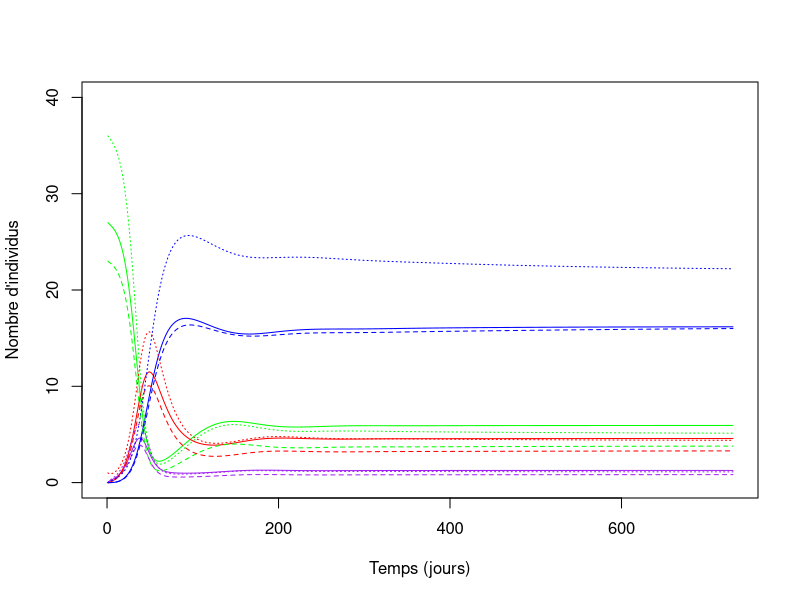
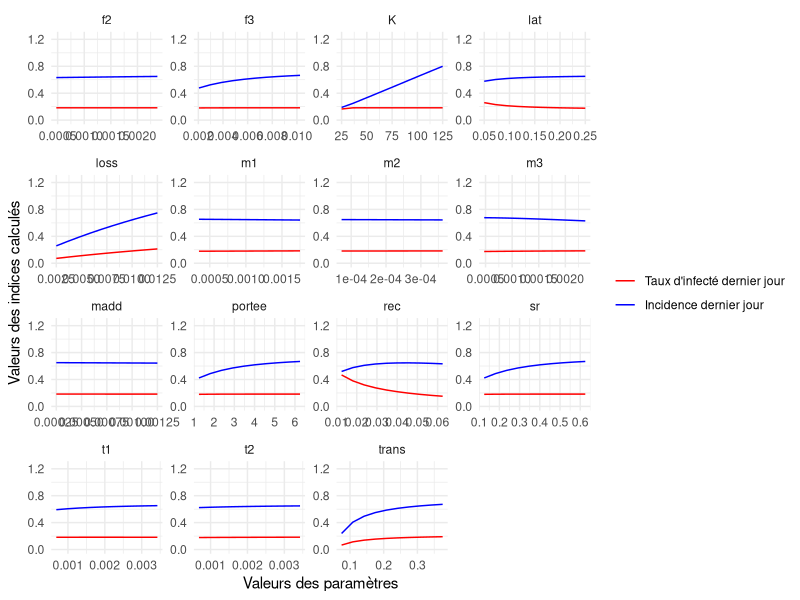
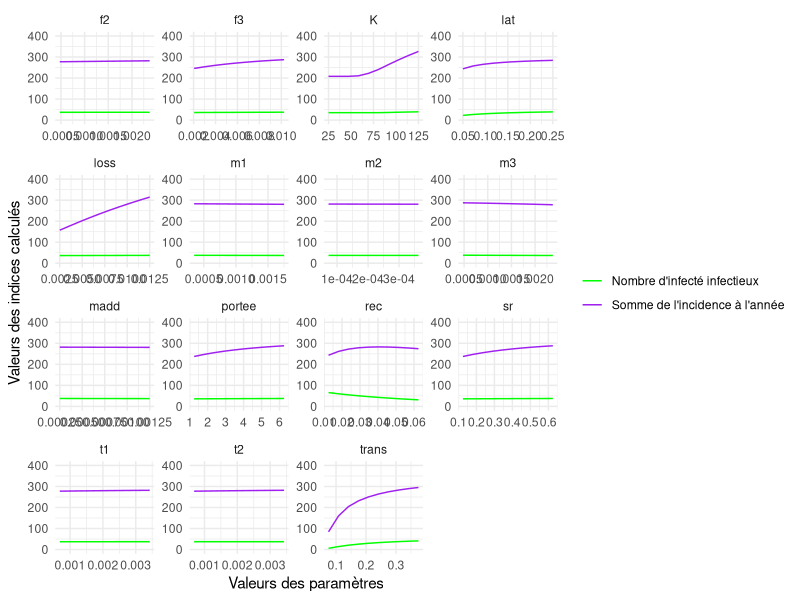

Write R code to recreate these figures, in order.
## ---- chunk 1
knitr::opts_chunk$set(echo = TRUE)
## ---- chunk 2
modAppli <- function(parametre){  

  # CONDITIONS DE SIMULATION
  temps = 2*365; # nb de pas de temps (en jours)
  # initialisation pour la sauvegarde de 4 sorties ponctuelles pour chaque jeu de parametres
  sorties <- matrix(0, nrow=nrow(parametre), ncol=4)
  #initialisation pour la sauvegarde des dynamique de la population
  sortiepop=matrix(0,16,2*365)

  # boucle des scenarios de l'echantillonnage de l'AS
  for (i in 1:nrow(parametre)) { 

    # STRUCTURE & PARAMETRES DU MODELE

    # XX
    K = parametre[i,1];		# xx
    sr = parametre[i,2];	# xx
    m1 = parametre[i,3];	# mort naturelle classe 1
    m2 = parametre[i,4];	# mort naturelle classe 2
    m3 = parametre[i,5];	# mort naturelle classe 3
    f2 = parametre[i,6];	# xx
    f3 = parametre[i,7];	# xx
    portee = parametre[i,8];	# xx
    t1 = parametre[i,9];	# xx
    t2 = parametre[i,10];	# xx

    # XX
    trans = parametre[i,11]; # tx transmission
    lat = parametre[i,12];	# latence
    rec = parametre[i,13];	# xx
    loss = parametre[i,14];	# xx
    madd = parametre[i,15];	# xx

    # INITIALISATION
    MAT <- array(0, dim=c(4,4,temps)); # nb indiv par classe d'age en ligne (derniere ligne = pop tot), etat de sante en colonne, pas de temps (dimension 3)
    nvinf <- array(0, dim=c(temps));
    
    #Plot
    plot(x = NA, y = NA, xlim = c(0, 730), ylim = c(0, 40),
         type = "n", xlab = "Temps (jours)", ylab = "Nombre d'individus")

    # conditions initiales (la population est a sa structure d'equilibre, calculee par ailleurs)
    MAT[1,1,1] <- 27; # xx
    MAT[2,1,1] <- 23; # xx
    MAT[3,1,1] <- 36; # xx
    MAT[3,3,1] <- 1;  # xx
    # effectifs par etat de sante
    MAT[4,1,1] <- sum(MAT[1:3,1,1]); MAT[4,2,1] <- sum(MAT[1:3,2,1]); MAT[4,3,1] <- sum(MAT[1:3,3,1]); MAT[4,4,1] <- sum(MAT[1:3,4,1]);

    #condition initiale
    sortiepop[1,1]=27
    sortiepop[5,1]=23
    sortiepop[9,1]=36
    sortiepop[11,1]=1
    sortiepop[13,1]=sortiepop[1,1]+sortiepop[5,1]+sortiepop[9,1]
    sortiepop[14,1]=sortiepop[2,1]+sortiepop[6,1]+sortiepop[10,1]
    sortiepop[15,1]=sortiepop[3,1]+sortiepop[7,1]+sortiepop[11,1]
    sortiepop[16,1]=sortiepop[4,1]+sortiepop[8,1]+sortiepop[12,1]
    
    # SIMULATIONS
    # boucle du temps
    for (t in 1:(temps-1)) { 
     # classe d'age 1 (nouveau-ne)
      # RQ : les naissances sont XX, les nouveaux nes etant dans l'etat XX
      N <- sum(MAT[4,,t]);	# taille de la pop en t
	MAT[1,1,t+1] <- MAT[1,1,t]*(1-m1-t1-trans*MAT[4,3,t]/N) + loss*MAT[1,4,t]      + max(0, sr*portee*(sum(MAT[2,,t])*f2 + sum(MAT[3,,t])*f3) * (1 - N/K)); 
	MAT[1,2,t+1] <- MAT[1,2,t]*(1-m1-t1-lat)			  + trans*MAT[1,1,t]*MAT[4,3,t]/N; 
	MAT[1,3,t+1] <- MAT[1,3,t]*(1-m1-madd-t1-rec)  		  + lat*MAT[1,2,t]; 
	MAT[1,4,t+1] <- MAT[1,4,t]*(1-m1-t1-loss) 		  + rec*MAT[1,3,t]; 
     # classe d'age 2 (jeune)
	MAT[2,1,t+1] <- MAT[1,1,t]*t1	+ MAT[2,1,t]*(1-m2-t2-trans*MAT[4,3,t]/N) + loss*MAT[2,4,t];
	MAT[2,2,t+1] <- MAT[1,2,t]*t1	+ MAT[2,2,t]*(1-m2-t2-lat)			+ trans*MAT[2,1,t]*MAT[4,3,t]/N;
	MAT[2,3,t+1] <- MAT[1,3,t]*t1	+ MAT[2,3,t]*(1-m2-madd-t2-rec)		+ lat*MAT[2,2,t];
	MAT[2,4,t+1] <- MAT[1,4,t]*t1	+ MAT[2,4,t]*(1-m2-t2-loss)			+ rec*MAT[2,3,t];
     # classe d'age 3 (adulte)
	MAT[3,1,t+1] <- MAT[2,1,t]*t2	+ MAT[3,1,t]*(1-m3-trans*MAT[4,3,t]/N) 	+ loss*MAT[3,4,t];
	MAT[3,2,t+1] <- MAT[2,2,t]*t2	+ MAT[3,2,t]*(1-m3-lat)				+ trans*MAT[3,1,t]*MAT[4,3,t]/N;
	MAT[3,3,t+1] <- MAT[2,3,t]*t2	+ MAT[3,3,t]*(1-m3-madd-rec)			+ lat*MAT[3,2,t];
	MAT[3,4,t+1] <- MAT[2,4,t]*t2	+ MAT[3,4,t]*(1-m3-loss)			+ rec*MAT[3,3,t];
     # calcul des effectifs par etat de sante
	MAT[4,1,t+1] <- sum(MAT[1:3,1,t+1]); 
	MAT[4,2,t+1] <- sum(MAT[1:3,2,t+1]); 
	MAT[4,3,t+1] <- sum(MAT[1:3,3,t+1]); 
	MAT[4,4,t+1] <- sum(MAT[1:3,4,t+1]);
	nvinf[t+1]   <- trans*MAT[4,1,t]*MAT[4,3,t]/N

	#NN
	sortiepop[1,t+1]=MAT[1,1,t+1]
	sortiepop[2,t+1]=MAT[1,2,t+1]
	sortiepop[3,t+1]=MAT[1,3,t+1]
	sortiepop[4,t+1]=MAT[1,4,t+1]
  #J
	sortiepop[5,t+1]=MAT[2,1,t+1]
	sortiepop[6,t+1]=MAT[2,2,t+1]
	sortiepop[7,t+1]=MAT[2,3,t+1]
	sortiepop[8,t+1]=MAT[2,4,t+1]
  #A
	sortiepop[9,t+1]=MAT[3,1,t+1]
	sortiepop[10,t+1]=MAT[3,2,t+1]
	sortiepop[11,t+1]=MAT[3,3,t+1]
	sortiepop[12,t+1]=MAT[3,4,t+1]
  #pop totale
	sortiepop[13,t+1]=MAT[4,1,t+1]#sain
	sortiepop[14,t+1]=MAT[4,2,t+1]#IN
	sortiepop[15,t+1]=MAT[4,3,t+1]#II
	sortiepop[16,t+1]=MAT[4,4,t+1]#R
	
    }# fin boucle temps

    # sorties ponctuelles a analyser
    # taux des infectes au dernier jours
    sortie1 <- (MAT[4,2,temps]+MAT[4,3,temps])/sum(MAT[4,,temps])
    # incidence du dernier jour
    sortie2 <- nvinf[temps]
    # nbr max d'infectes infectieux sur les 2 ans
    sortie3 <- max(MAT[4,3,1:temps])
    # incidence sur l'année
    sortie4 <- sum(nvinf[1:365])
    
    sorties[i,1] <- sortie1;
    sorties[i,2] <- sortie2;
    sorties[i,3] <- sortie3;
    sorties[i,4] <- sortie4;
    
  }# fin boucle scenarios AS
  lines(sortiepop[1,],col="green")
  lines(sortiepop[2,],col="purple")
  lines(sortiepop[3,],col="red")
  lines(sortiepop[4,],col="blue")
  lines(sortiepop[5,],lty = 2,col="green")
  lines(sortiepop[6,],lty = 2,col="purple")
  lines(sortiepop[7,],lty = 2,col="red")
  lines(sortiepop[8,],lty = 2,col="blue")
  lines(sortiepop[9,],lty = 3,col="green")
  lines(sortiepop[10,],lty = 3,col="purple")
  lines(sortiepop[11,],lty = 3,col="red")
  lines(sortiepop[12,],lty = 3,col="blue")
  #lines(sortiepop[13,],col="green")
  #lines(sortiepop[14,],col="purple")
  #lines(sortiepop[15,],col="red")
  #lines(sortiepop[16,],col="blue")
  
  return(sorties)
} # fin fonction du modele

# END
ValNominale = c(100, 0.5, 0.0014, 0.00029, 0.0019, 0.0019, 0.0082, 5, 1/365, 
                1/365, 0.3, 1/5, 1/20, 1/100, 0.001)

Par=matrix(ValNominale,nrow=1,ncol=15)
sol = modAppli(Par)
## ---- chunk 3
rm(list=ls())
graphics.off()
## ---- chunk 4
modAppli <- function(parametre){  

  # CONDITIONS DE SIMULATION
  temps = 2*365; # nb de pas de temps (en jours)
  # initialisation pour la sauvegarde de 4 sorties ponctuelles pour chaque jeu de parametres
  sorties <- matrix(0, nrow=nrow(parametre), ncol=4)

  # boucle des scenarios de l'?chantillonnage de l'AS
  for (i in 1:nrow(parametre)) { 

    # STRUCTURE & PARAMETRES DU MODELE

    # Parametres demographiques
    K = parametre[i,1];		    # Nombre maximal d'individus que le milieu peut supporter
    sr = parametre[i,2];	    # Sex-ratio
    m1 = parametre[i,3];	    # Mortalité naturelle des nouveaux-nés
    m2 = parametre[i,4];	    # Mortalité naturelle des jeunes
    m3 = parametre[i,5];	    # Mortalité naturelle des adultes
    f2 = parametre[i,6];	    # Taux de fécondité des jeunes
    f3 = parametre[i,7];	    # Taux de fécondité des adultes
    portee = parametre[i,8];	# Effectif maximal d'une portée
    t1 = parametre[i,9];	    # Probabilité de passage de la classe d'âge "nouveau-né" à "jeune"
    t2 = parametre[i,10];	    # Probabilité de passage de la classe d'âge "jeune" à "adulte"

    # Parametres lies a l'agent pathogène
    trans = parametre[i,11];  # Force d'infection
    lat = parametre[i,12];	  # Taux de la latence
    rec = parametre[i,13];	  # Taux de passage à un état d'immmunité
    loss = parametre[i,14];	  # Taux de passage d'un état d'immunité à un état sensible (sain)
    madd = parametre[i,15];	  # Mortalité lié à l'infection par l'AP

    # INITIALISATION
    MAT <- array(0, dim=c(4,4,temps)); # nb indiv par classe d'age en ligne (derniere ligne = pop tot), etat de sante en colonne, pas de temps (dimension 3)
    nvinf <- array(0, dim=c(temps));
    # conditions initiales (la population est a sa structure d'equilibre, calculee par ailleurs)
    MAT[1,1,1] <- 27; # Effectif des individus nouveaux-nes sains le premier jour
    MAT[2,1,1] <- 23; # Effectif des individus jeunes sains le premier jour
    MAT[3,1,1] <- 36; # Effectif des individus adultes sains le premier jour 
    MAT[3,3,1] <- 1;  # Effectif des individus adultes infectes infectieux le premier jour

    # Effectifs par etat de sante
    MAT[4,1,1] <- sum(MAT[1:3,1,1]); MAT[4,2,1] <- sum(MAT[1:3,2,1]); MAT[4,3,1] <- sum(MAT[1:3,3,1]); MAT[4,4,1] <- sum(MAT[1:3,4,1]);

    # SIMULATIONS
    # Boucle du temps
    for (t in 1:(temps-1)) { 
     # Classe d'age Nouveau-né
      # RQ : les naissances sont XX, les nouveaux nes etant dans l'etat NN
      N <- sum(MAT[4,,t]);	# Taille de la pop en t
      MAT[1,1,t+1] <- MAT[1,1,t]*(1-m1-t1-trans*MAT[4,3,t]/N) + loss*MAT[1,4,t]      + max(0, sr*portee*(sum(MAT[2,,t])*f2 + sum(MAT[3,,t])*f3) * (1 - N/K)); 
      MAT[1,2,t+1] <- MAT[1,2,t]*(1-m1-t1-lat)			  + trans*MAT[1,1,t]*MAT[4,3,t]/N; 
      MAT[1,3,t+1] <- MAT[1,3,t]*(1-m1-madd-t1-rec)  		  + lat*MAT[1,2,t]; 
      MAT[1,4,t+1] <- MAT[1,4,t]*(1-m1-t1-loss) 		  + rec*MAT[1,3,t]; 
     # classe d'age Jeune
      MAT[2,1,t+1] <- MAT[1,1,t]*t1	+ MAT[2,1,t]*(1-m2-t2-trans*MAT[4,3,t]/N) + loss*MAT[2,4,t];
      MAT[2,2,t+1] <- MAT[1,2,t]*t1	+ MAT[2,2,t]*(1-m2-t2-lat)			+ trans*MAT[2,1,t]*MAT[4,3,t]/N;
      MAT[2,3,t+1] <- MAT[1,3,t]*t1	+ MAT[2,3,t]*(1-m2-madd-t2-rec)		+ lat*MAT[2,2,t];
      MAT[2,4,t+1] <- MAT[1,4,t]*t1	+ MAT[2,4,t]*(1-m2-t2-loss)			+ rec*MAT[2,3,t];
     # classe d'age Adulte
      MAT[3,1,t+1] <- MAT[2,1,t]*t2	+ MAT[3,1,t]*(1-m3-trans*MAT[4,3,t]/N) 	+ loss*MAT[3,4,t];
      MAT[3,2,t+1] <- MAT[2,2,t]*t2	+ MAT[3,2,t]*(1-m3-lat)				+ trans*MAT[3,1,t]*MAT[4,3,t]/N;
      MAT[3,3,t+1] <- MAT[2,3,t]*t2	+ MAT[3,3,t]*(1-m3-madd-rec)			+ lat*MAT[3,2,t];
      MAT[3,4,t+1] <- MAT[2,4,t]*t2	+ MAT[3,4,t]*(1-m3-loss)			+ rec*MAT[3,3,t];
     # calcul des effectifs par etat de sante
      MAT[4,1,t+1] <- sum(MAT[1:3,1,t+1]); MAT[4,2,t+1] <- sum(MAT[1:3,2,t+1]); MAT[4,3,t+1] <- sum(MAT[1:3,3,t+1]); MAT[4,4,t+1] <- sum(MAT[1:3,4,t+1]);
      nvinf[t+1]   <- trans*MAT[4,1,t]*MAT[4,3,t]/N

    }# fin boucle temps

    # Sorties ponctuelles a analyser
    
    # Taux des infectes au dernier jours
    sortie1 <- (MAT[4,2,temps] + MAT[4,3,temps]) / sum(MAT[4,,temps])
    # Incidence du dernier jour
    sortie2 <- nvinf[temps]
    # Nombre maximum d'infectes infectieux sur les 2 ans
    sortie3 <- max(MAT[4,3,1:temps])
    # Incidence sur l'année
    sortie4 <- sum(nvinf[1:365])
    
    sorties[i,1] <- sortie1;
    sorties[i,2] <- sortie2;
    sorties[i,3] <- sortie3;
    sorties[i,4] <- sortie4;
    
  }# fin boucle scenarios AS
  return(sorties)
}
## ---- chunk 5
ValNominale = c(100, 0.5, 0.0014, 0.00029, 0.0019, 0.0019, 0.0082, 5, 1/365, 1/365, 0.3, 1/5, 1/20, 1/100, 0.001)
ParamNames = c("K", "sr", "m1", "m2", "m3", "f2", "f3", "portee", "t1", "t2", "trans", "lat", "rec", "loss", "madd")

# Gammes de variation des paramètres
ParamRanges = data.frame(
  lower = ValNominale * 0.25,
  upper = ValNominale * 1.25
)

# Matrice des paramètres de base
param_matrix_first <- matrix(ValNominale,
                             nrow = 1, 
                             ncol = length(ValNominale))

# Matrice des paramètres variants
param_matrix_var <- matrix(0, 
                           nrow = 10, 
                           ncol = length(ValNominale))
for (i in 1:length(ValNominale)) {
  param_matrix_var[, i] <- seq(ParamRanges$lower[i], ParamRanges$upper[i], length.out = 10)
}

# Créer un dataframe qui stock les résultats de la sortie 1 de l'analyse de sensibilité
SensitivityResults <- data.frame(Parameter = character(0), Sensitivity = numeric(0))
## ---- chunk 6
for (i in 1:length(ValNominale)) {
  for (j in 1:10) {
    # Faire varier notre paramètre
    param_matrix <- param_matrix_first
    param_matrix[1,i] <- param_matrix_var[j,i]
    
    # Exécuter le modèle pour chaque combinaison de paramètres
    output <- modAppli(param_matrix)
    
    # Créez un data.frame temporaire pour stocker les résultats de cette itération
    temp_df <- data.frame(Parameter = ParamNames[i],
                          Val = param_matrix[, i],
                          Sensitivity1 = output[,1],
                          Sensitivity2 = output[,2],
                          Sensitivity3 = output[,3],
                          Sensitivity4 = output[,4])
    
    # Ajoutez les résultats à SensitivityResults
    SensitivityResults <- rbind(SensitivityResults, temp_df)
  }
}
## ---- chunk 7
library(ggplot2)
library(tidyr)
## ---- chunk 8
# Plot des résultats taux d'infecté au dernier jour et incidence de la maladie le dernier jour
ggplot(SensitivityResults, aes(x = Val, y = Sensitivity1)) +
  geom_line(aes(color = "Sensitivity1")) +
  geom_line(data = SensitivityResults, aes(x = Val, y = Sensitivity2, color = "Sensitivity2")) +
  labs(x = "Valeurs des paramètres", y = "Valeurs des indices calculés",colour = NULL) +
  facet_wrap(~Parameter, scales = "free") +
  theme_minimal() +
  scale_color_manual(values = c("Sensitivity1" = "red", "Sensitivity2" = "blue"),
                     labels = c("Taux d'infecté dernier jour", "Incidence dernier jour")) +
  coord_cartesian(ylim = c(0, 1.25))


# Plot des résultats Nombre d'infectés infectieux et l'incidence à l'année
ggplot(SensitivityResults, aes(x = Val, y = Sensitivity3)) +
  geom_line(aes(color = "Sensitivity3")) +
  geom_line(data = SensitivityResults, aes(x = Val, y = Sensitivity4, color = "Sensitivity4")) +
  labs(x = "Valeurs des paramètres", y = "Valeurs des indices calculés",colour = NULL) +
  facet_wrap(~Parameter, scales = "free") +
  theme_minimal() +
  scale_color_manual(values = c("Sensitivity3" = "green","Sensitivity4" = "purple"),
                     labels = c("Nombre d'infecté infectieux", "Somme de l'incidence à l'année")) +
  coord_cartesian(ylim = c(0, 400))
